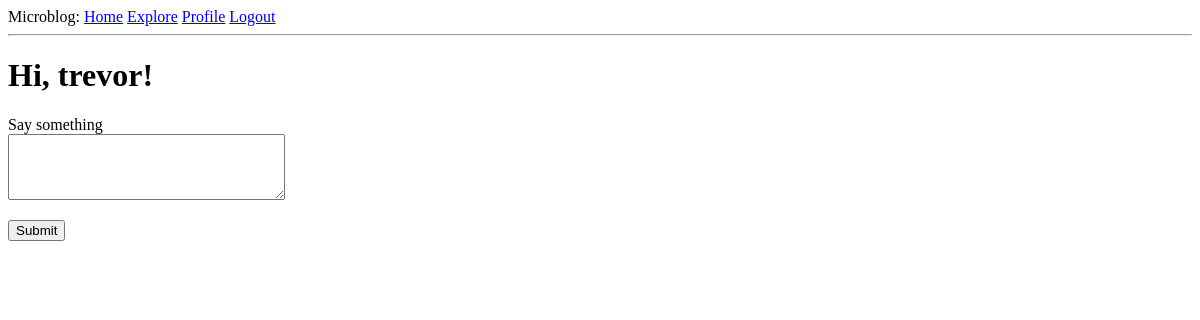
Page /index (signed in) on the earlier database version.
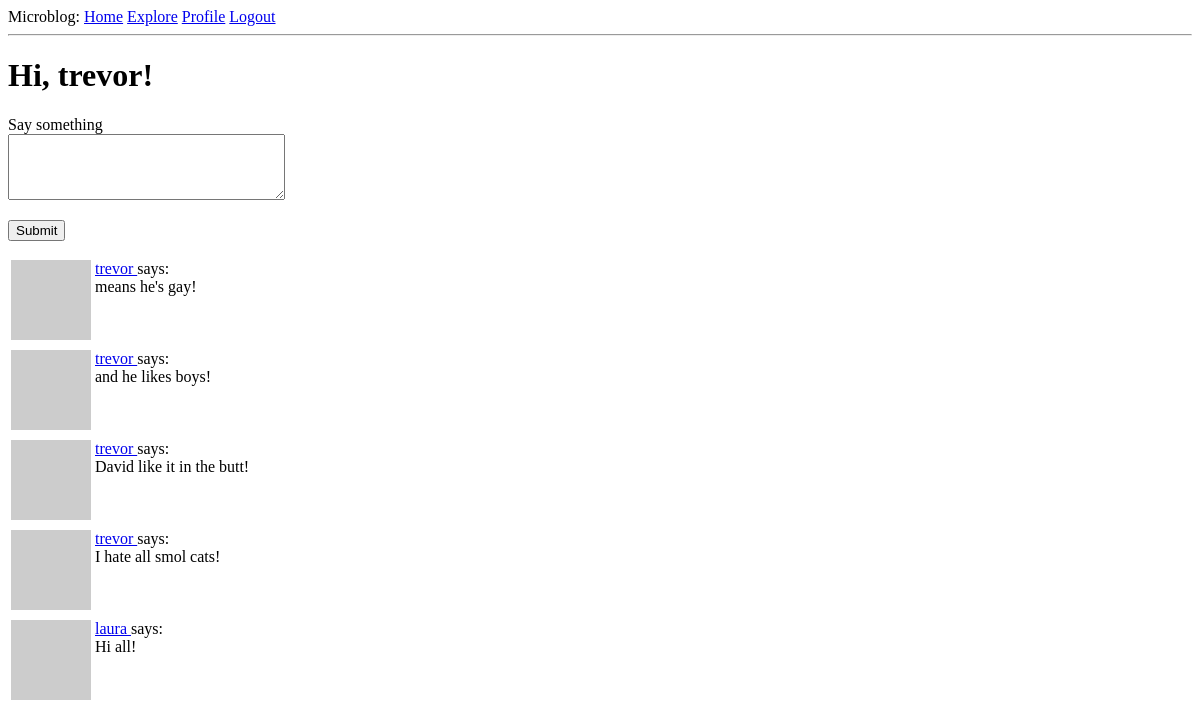
Same page on the later database version.
### app/models.py (models this page shows, shortened)
class User(UserMixin, db.Model):
    id: so.Mapped[int] = so.mapped_column(primary_key=True)
    username: so.Mapped[str] = so.mapped_column(sa.String(64), index=True, unique=True)
    email: so.Mapped[str] = so.mapped_column(sa.String(120), index=True, unique=True)
    password_hash: so.Mapped[Optional[str]] = so.mapped_column(sa.String(256))
    posts: so.WriteOnlyMapped["Post"] = so.relationship(back_populates="author")
    about_me: so.Mapped[Optional[str]] = so.mapped_column(sa.String(140))
    last_seen: so.Mapped[Optional[datetime]] = so.mapped_column(
        default=lambda: datetime.now(timezone.utc)
    )
    def avatar(self, size):
        digest = md5(self.email.lower().encode("utf-8")).hexdigest()
        return f"https://www.gravatar.com/avatar/{digest}?d=identicon&s={size}"
    following: so.WriteOnlyMapped["User"] = so.relationship(
        secondary=followers,
        primaryjoin=(followers.c.follower_id == id),
        secondaryjoin=(followers.c.followed_id == id),
        back_populates="followers",
    )
    followers: so.WriteOnlyMapped["User"] = so.relationship(
        secondary=followers,
        primaryjoin=(followers.c.followed_id == id),
        secondaryjoin=(followers.c.follower_id == id),
        back_populates="following",
    )
    def following_posts(self):
        Author = so.aliased(User)
        Follower = so.aliased(User)
        return (
            sa.select(Post)
            .join(Post.author.of_type(Author))
            .join(Author.followers.of_type(Follower), isouter=True)
            .where(
                sa.or_(
                    Follower.id == self.id,
                    Author.id == self.id,
                )
            )
            .group_by(Post)
            .order_by(Post.timestamp.desc())
        )

class Post(db.Model):
    id: so.Mapped[int] = so.mapped_column(primary_key=True)
    body: so.Mapped[str] = so.mapped_column(sa.String(140))
    timestamp: so.Mapped[datetime] = so.mapped_column(
        index=True, default=lambda: datetime.now(timezone.utc)
    )
    user_id: so.Mapped[int] = so.mapped_column(sa.ForeignKey(User.id), index=True)
    author: so.Mapped[User] = so.relationship(back_populates="posts")

### app/routes.py (the view)
@app.route("/", methods=["GET", "POST"])
@app.route("/index", methods=["GET", "POST"])
@login_required
def index():
    form = PostForm()
    if form.validate_on_submit():
        post = Post(body=form.post.data, author=current_user)
        db.session.add(post)
        db.session.commit()
        flash("Your post is now live!")
        return redirect(url_for("index"))
    page = request.args.get("page", 1, type=int)
    posts = db.paginate(
        current_user.following_posts(),
        page=page,
        per_page=app.config["POSTS_PER_PAGE"],
        error_out=False,
    )
    next_url = url_for("index", page=posts.next_num) if posts.has_next else None
    prev_url = url_for("index", page=posts.prev_num) if posts.has_prev else None
    return render_template(
        "index.html",
        title="Home",
        posts=posts.items,
        form=form,
        next_url=next_url,
        prev_url=prev_url,
    )

### app/forms.py
class PostForm(FlaskForm):
    post = TextAreaField(
        "Say something", validators=[DataRequired(), Length(min=1, max=140)]
    )
    submit = SubmitField("Submit")

### app/models.py (called while the page is built)
@login.user_loader
def load_user(id):
    return db.session.get(User, int(id))

### app/routes.py (called while the page is built)
@app.before_request
def before_request():
    if current_user.is_authenticated:
        current_user.last_seen = datetime.now(timezone.utc)
        db.session.commit()

### app/templates/index.html (shortened to what this page needs)
{% extends "base.html" %} {% block content %}
<h1>Hi, {{ current_user.username }}!</h1>
{% if form %}
<form action="" method="post">
  <p>
    {{ form.post.label }} <br />
    {{ form.post(cols=32, rows=4) }} <br />
  </p>
  <p>{{ form.submit() }}</p>
</form>
{% endif %} {% for post in posts %} {% include "_post.html" %} {% endfor %}  {% endblock %}

### app/templates/base.html (shortened to what this page needs)
<!doctype html>
<html>
  <head>
  </head>
  <body>
    <div>
      Microblog:
      <a href="{{ url_for('index')}}">Home</a>
      <a href="{{ url_for('explore') }}">Explore</a>
      {% if current_user.is_anonymous %}
      <a href="{{ url_for('login')}}">Login</a>
      {% else %}
      <a href="{{ url_for('user', username=current_user.username)}}">Profile</a>
      <a href="{{ url_for('logout')}}">Logout</a>
      {% endif %}
    </div>
    <hr />
     {% block content %}{% endblock %}
  </body>
</html>

### app/templates/_post.html
<table>
  <tr valign="top">
    <td><img src="{{ post.author.avatar(36) }}" alt="" /></td>
    <td>
      <a href="{{ url_for('user', username=post.author.username) }}">
        {{ post.author.username }}
      </a>
      says: <br />{{ post.body }}
    </td>
  </tr>
</table>

Differences in the rows shown:
added Post: author.username "trevor", body "means he's gay!"
added Post: author.username "trevor", body "and he likes boys!"
added Post: author.username "trevor", body "David like it in the butt!"
added Post: author.username "trevor", body "I hate all smol cats!"
added Post: author.username "laura", body "Hi all!"
